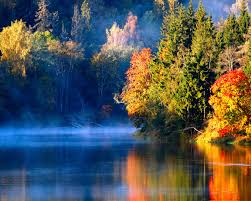
#> input picture ML/nature.jpg, 251 x 201 px
$ python image_process.py
#> lines starting #> are read from the running program, lines starting #| are printed output that depends on the picture; after the words box and inside, x2 and y2 are one past the last pixel; in counts of white or black regions, pixels touching at a corner belong together
import cv2
import matplotlib.pyplot as plt

plt.subplots_adjust(wspace=0.5, hspace=0.5)

img=cv2.imread("nature.jpg")
#> img is the input picture: shape (201, 251, 3); mean B, G, R 85.8, 88, 84.5
plt.subplot(3,3,1)
plt.imshow(img, cmap='gray')
plt.title('Oroginal image')

rgb=cv2.cvtColor(img, cv2.COLOR_BGR2RGB)
plt.subplot(3,3,2)
plt.imshow(rgb, cmap='gray')
plt.title('RGB image')

gray=cv2.cvtColor(img, cv2.COLOR_BGR2GRAY)
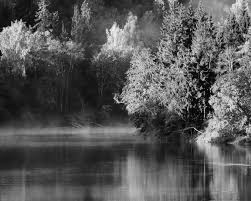
#> gray: shape (201, 251); min 0, max 244, mean 86.7
plt.subplot(3,3,3)
plt.imshow(gray, cmap='gray')
plt.title('gray image')

blurred=cv2.GaussianBlur(gray, (9,9), 0)
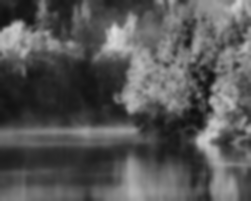
#> blurred: shape (201, 251); min 13, max 220, mean 86.7
plt.subplot(3,3,4)
plt.imshow(blurred, cmap='gray')
plt.title('Blur image')

edges=cv2.Canny(img, threshold1=100, threshold2=200)
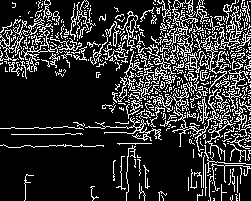
#> edges: shape (201, 251); 19.4% white in thin lines or dots
plt.subplot(3,3,5)
plt.imshow(edges, cmap='gray')
plt.title('Edges')

img[edges==255]=(255,0,0)
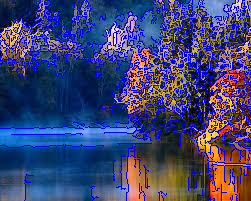
#> img: shape (201, 251, 3); 19.35% of pixels changed, all inside (x1, y1, x2, y2) = (0, 0, 251, 201)
plt.subplot(3,3,6)
plt.imshow(img, cmap='gray')
plt.title('Edges with corner')

edges=edges.flatten()
print(edges)
#> (printed output is left out)
#> figure, not shown here; B, G, R data is drawn as R, G, B
